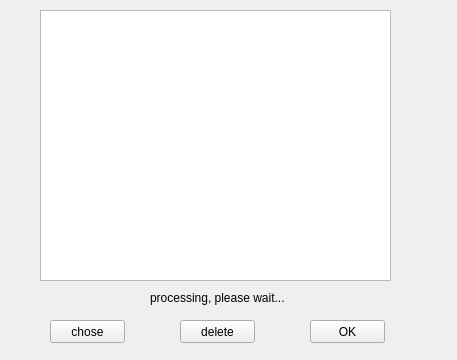
<?xml version="1.0" encoding="UTF-8"?>
<ui version="4.0">
 <class>code_configure</class>
 <widget class="QWidget" name="code_configure">
  <property name="geometry">
   <rect>
    <x>0</x>
    <y>0</y>
    <width>457</width>
    <height>360</height>
   </rect>
  </property>
  <property name="windowTitle">
   <string>code_configure</string>
  </property>
  <widget class="QListWidget" name="list">
   <property name="geometry">
    <rect>
     <x>40</x>
     <y>10</y>
     <width>351</width>
     <height>271</height>
    </rect>
   </property>
  </widget>
  <widget class="QPushButton" name="choseButton">
   <property name="geometry">
    <rect>
     <x>50</x>
     <y>320</y>
     <width>75</width>
     <height>23</height>
    </rect>
   </property>
   <property name="text">
    <string>chose</string>
   </property>
  </widget>
  <widget class="QPushButton" name="OK">
   <property name="geometry">
    <rect>
     <x>310</x>
     <y>320</y>
     <width>75</width>
     <height>23</height>
    </rect>
   </property>
   <property name="text">
    <string>OK</string>
   </property>
  </widget>
  <widget class="QPushButton" name="delButton">
   <property name="geometry">
    <rect>
     <x>180</x>
     <y>320</y>
     <width>75</width>
     <height>23</height>
    </rect>
   </property>
   <property name="text">
    <string>delete</string>
   </property>
  </widget>
  <widget class="QLabel" name="label">
   <property name="geometry">
    <rect>
     <x>150</x>
     <y>290</y>
     <width>181</width>
     <height>16</height>
    </rect>
   </property>
   <property name="text">
    <string>processing, please wait...</string>
   </property>
  </widget>
 </widget>
 <layoutdefault spacing="6" margin="11"/>
 <resources/>
 <connections/>
</ui>
